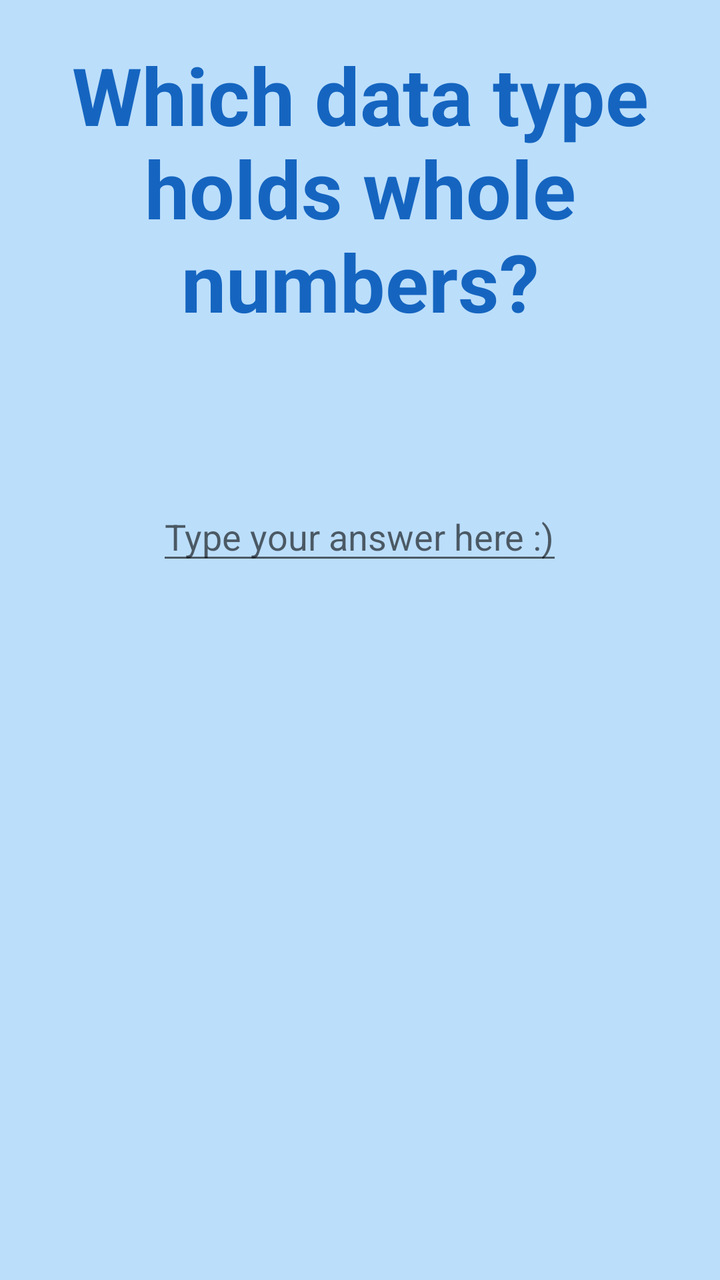
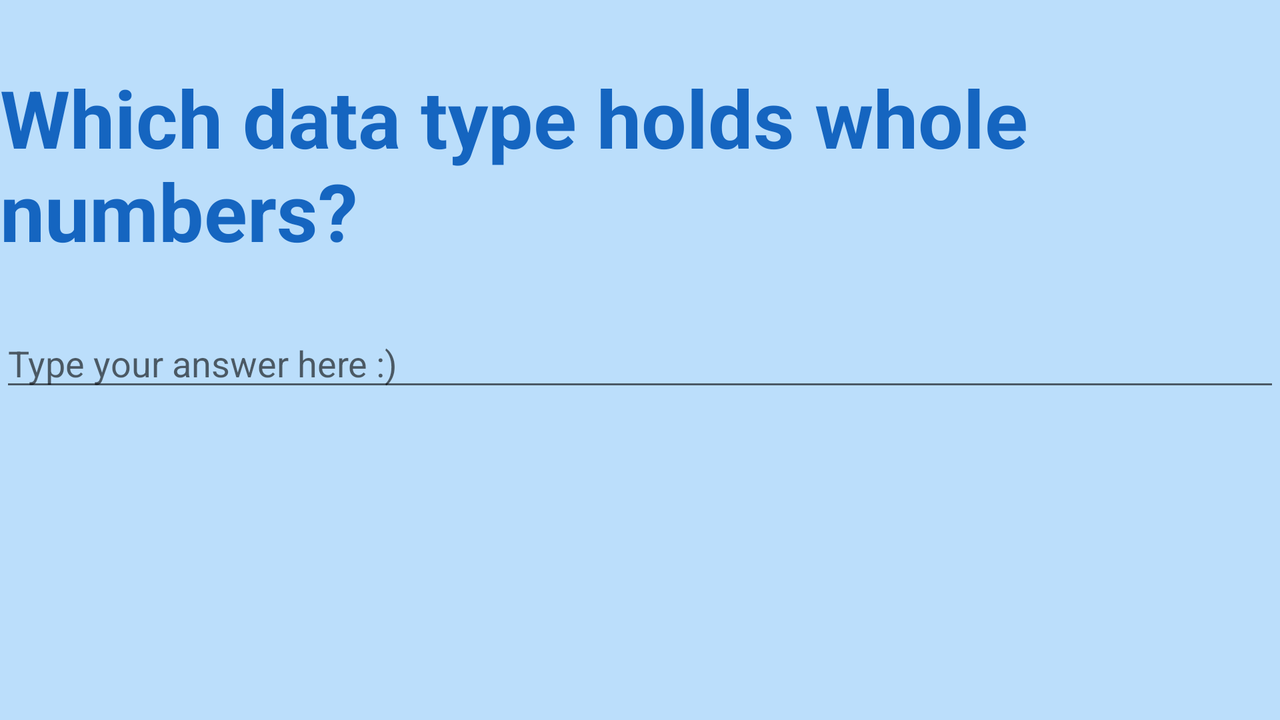

An Android layout and its configuration variant, each rendered on a device that would load it. The default file and the variant file are quoted in full after the pictures.
<!-- AndroidManifest.xml: application theme AppTheme -->
<!-- res/layout/activity_fourth.xml -->
<?xml version="1.0" encoding="utf-8"?>
<RelativeLayout xmlns:android="http://schemas.android.com/apk/res/android"
    xmlns:app="http://schemas.android.com/apk/res-auto"
    android:layout_width="match_parent"
    android:layout_height="match_parent">

    <View
        android:layout_width="match_parent"
        android:layout_height="match_parent"
        android:background="@color/appBackground" />

    <TextView
        android:id="@+id/second_question_text"
        android:layout_width="wrap_content"
        android:layout_height="wrap_content"
        android:layout_alignBottom="@+id/answer_second_question"
        android:layout_centerHorizontal="true"
        android:layout_marginBottom="120dp"
        android:text="@string/whole_numbers_text"
        android:textAlignment="center"
        android:textColor="@color/colorQuestionsTitles"
        android:textSize="@dimen/title_size"
        android:textStyle="bold" />

    <ImageView
        android:id="@+id/next_button_to_third_question"
        android:layout_width="@dimen/next_button_width"
        android:layout_height="wrap_content"
        android:layout_alignParentEnd="true"
        android:layout_alignParentRight="true"
        android:layout_below="@+id/answer_second_question"
        android:layout_marginEnd="35dp"
        android:layout_marginRight="35dp"
        android:layout_marginTop="128dp"
        app:srcCompat="@drawable/nextbutton" />

    <EditText
        android:id="@+id/answer_second_question"
        android:layout_width="wrap_content"
        android:layout_height="wrap_content"
        android:layout_alignParentTop="true"
        android:layout_centerHorizontal="true"
        android:layout_marginTop="246dp"
        android:hint="@string/edittext_hint"
        android:inputType="textCapWords"
        android:textColor="@color/colorQuestionsAnswers" />

</RelativeLayout>
<!-- resources referenced by this layout -->
<resources>
  <color name="appBackground">#BBDEFB</color>
  <color name="colorQuestionsAnswers">#0D47A1</color>
  <color name="colorQuestionsTitles">#1565C0</color>
  <dimen name="next_button_width">73dp</dimen>
  <dimen name="title_size">40sp</dimen>
  <string name="edittext_hint">Type your answer here :)</string>
  <string name="whole_numbers_text">Which data type holds "whole numbers"?</string>
  <style name="AppTheme" parent="Theme.AppCompat.DayNight.NoActionBar">
          
  
          <item name="colorPrimary">@color/colorPrimary</item>
          <item name="colorPrimaryDark">@color/colorPrimaryDark</item>
          <item name="colorAccent">#3F51B5</item>
      </style>
  <color name="colorPrimary">#3F51B5</color>
  <color name="colorPrimaryDark">#303F9F</color>
</resources>
<!-- res/layout-land/activity_fourth.xml (the repository's variant of the layout above) -->
<!-- drawn on the phone turned sideways -->
<?xml version="1.0" encoding="utf-8"?>
<RelativeLayout xmlns:android="http://schemas.android.com/apk/res/android"
    xmlns:app="http://schemas.android.com/apk/res-auto"
    android:layout_width="match_parent"
    android:layout_height="match_parent">

    <View
        android:layout_width="match_parent"
        android:layout_height="match_parent"
        android:background="@color/appBackground" />

    <TextView
        android:id="@+id/second_question_text"
        android:layout_width="wrap_content"
        android:layout_height="wrap_content"
        android:layout_alignParentLeft="true"
        android:layout_alignParentStart="true"
        android:layout_alignParentTop="true"
        android:layout_marginTop="32dp"
        android:text="@string/whole_numbers_text"
        android:textColor="@color/colorQuestionsTitles"
        android:textSize="@dimen/title_size"
        android:textStyle="bold" />

    <ImageView
        android:id="@+id/next_button_to_third_question"
        android:layout_width="@dimen/next_button_width"
        android:layout_height="wrap_content"
        android:layout_alignParentEnd="true"
        android:layout_alignParentRight="true"
        android:layout_below="@+id/answer_second_question"
        android:layout_marginEnd="54dp"
        android:layout_marginRight="54dp"
        app:srcCompat="@drawable/nextbutton" />

    <EditText
        android:id="@+id/answer_second_question"
        android:layout_width="match_parent"
        android:layout_height="wrap_content"
        android:layout_alignParentLeft="true"
        android:layout_alignParentStart="true"
        android:layout_centerVertical="true"
        android:hint="@string/edittext_hint"
        android:inputType="textCapWords"
        android:textColor="@color/colorQuestionsAnswers" />

</RelativeLayout>
